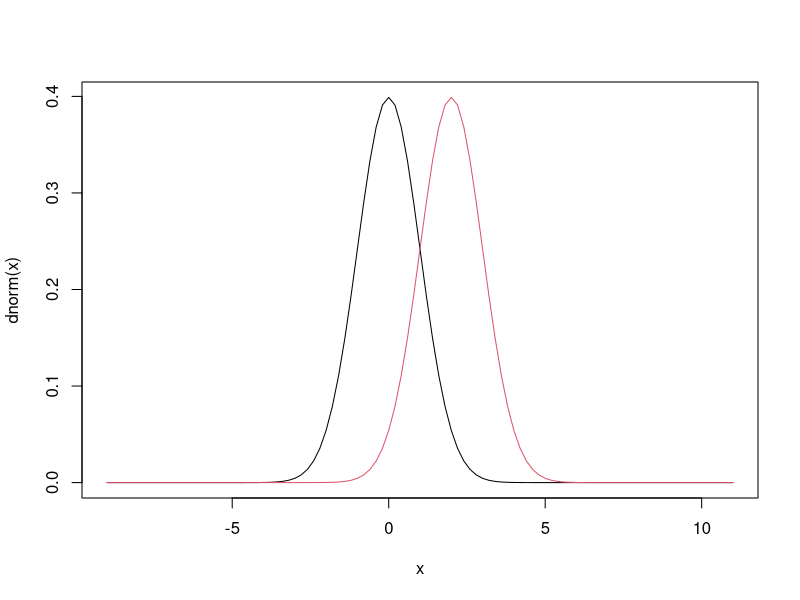
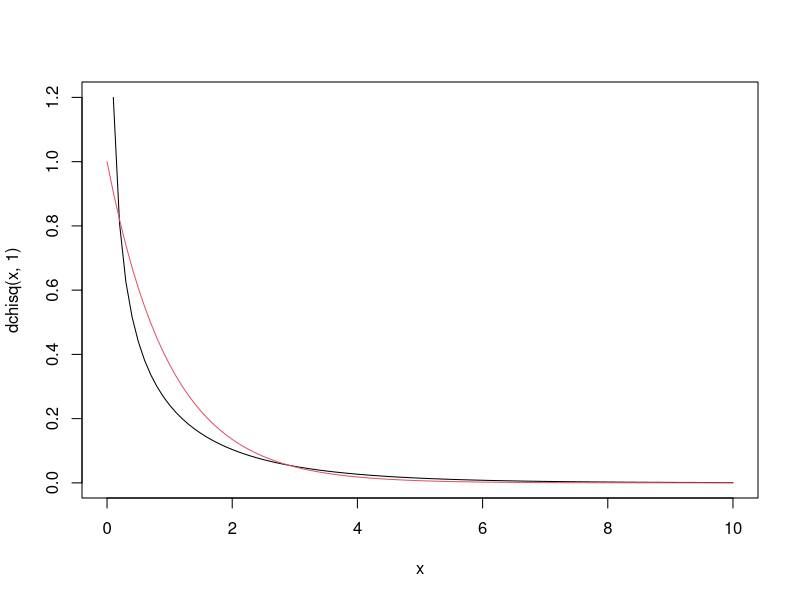
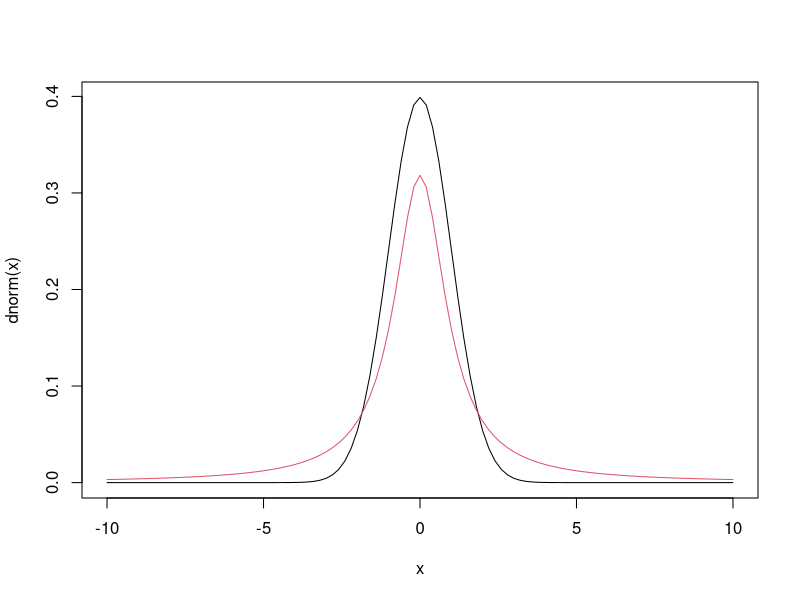

Write the R code that produced these figures, in order. (Note: this script raises an error after producing the figures.)
# KL (continous) function, p and q should have a log flag as 2nd parameter
KL = function(p, q, low=-Inf, up=Inf){
  f = function(x) p(x)*(p(x, T)-q(x, T))
  integrate(f, lower=low, upper=up)
}

# KL between two normals
curve(dnorm(x), from=-9, to=11)
curve(dnorm(x, 2), from=-9, to=11, add=T, col=2)
p = function(x, lg=F) dnorm(x, log=lg)
q = function(x, lg=F) dnorm(x, 2, log=lg)
KL(p, q)
KL(q, p)

# KL between Chi-square 1-df & Exp(1)
curve(dchisq(x, 1), from=0, to=10)
curve(dexp(x), from=0, to=10, add=T, col=2)
p = function(x, lg=F) dchisq(x, 1, log=lg)
q = function(x, lg=F) dexp(x, log=lg)
KL(p, q, 0)
KL(q, p, 0)

# KL between normal & t
curve(dnorm(x), from=-10, to=10)
curve(dt(x,1), from=-10, to=10, add=T, col=2)
p = function(x, lg=F) dnorm(x, log=lg)
q = function(x, lg=F) dt(x, 1, log=lg)
KL(p, q)
KL(q, p) # divergent! i.e. KL = infinity

# normal vs. t in tails
curve(dnorm(x), from=10, to=12, ylim=c(0, 0.0035))
curve(dt(x,1), from=10, to=12, add=T, col=2)
dt(10,1)/dnorm(10) # 10^19 more likely !!!

# KL (discrete) function, p and q should have a log flag as 2nd parameter
KL_dsc = function(p, q){
  f = function(x) p(x)*(p(x, T)-q(x, T))
  l = 0:2^20 # big enough, but not too much to blow my memory
  sum(f(l))
}
p = function(x, lg=F) dpois(x, 1, log=lg)
q = function(x, lg=F) dpois(x, 2, log=lg)
KL_dsc(p, q)
1*log(1/2)+2-1
KL_dsc(q, p)
2*log(2/1)+1-2
# KL(p, q) = lambd_P*log(lambd_P/lambd_Q) + lambd_Q - lambd_P 


# D. Refaeli